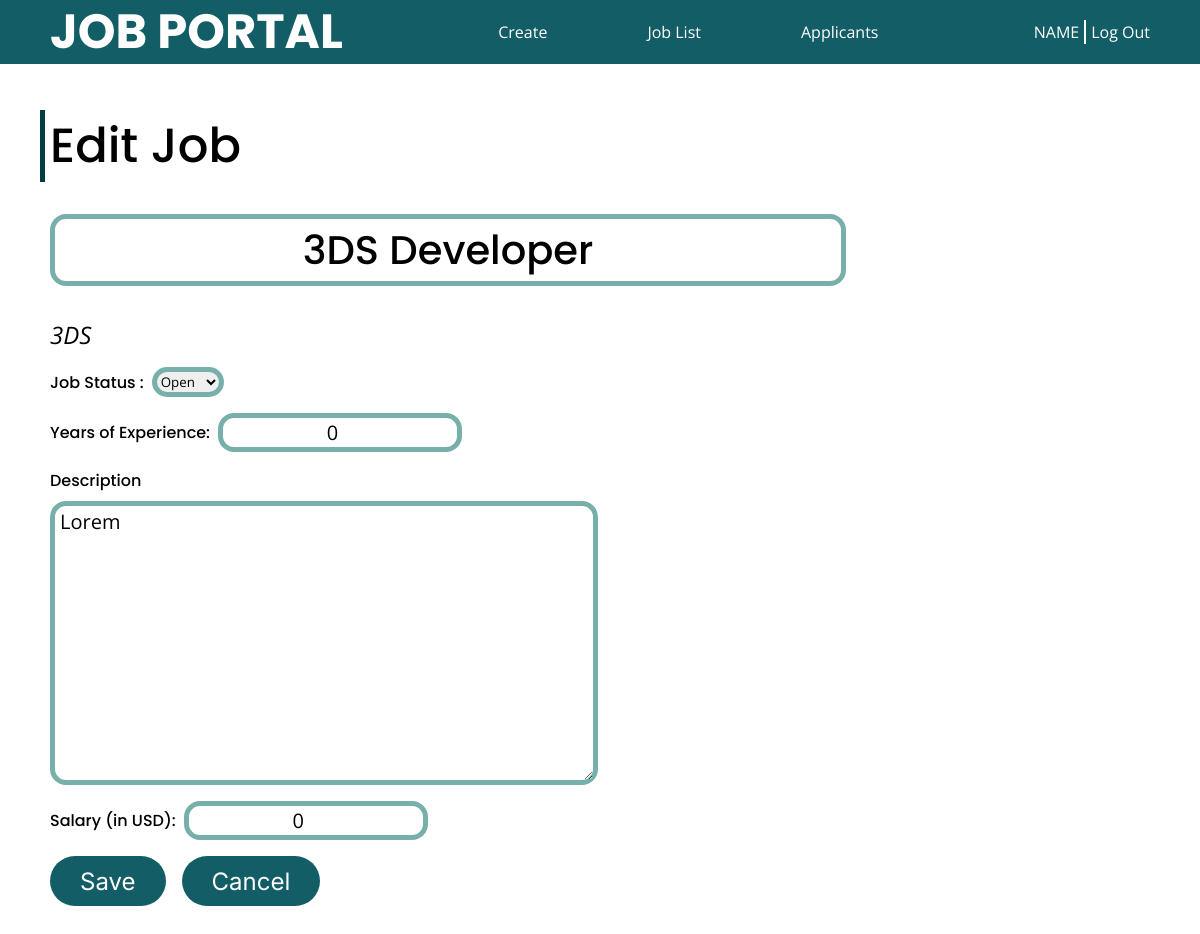
The page /jobs/details/3DS/edit/ (signed in) on the database its author committed.
### jobs/models.py (models this page shows)
class Job(models.Model):
    id = models.CharField(max_length=10, primary_key=True)
    name = models.CharField(max_length=255)
    status = models.BooleanField(default=False)
    xp = models.PositiveIntegerField(default=0)
    des = models.TextField()
    salary = models.PositiveIntegerField(default=0)
    admin = models.CharField(max_length=255)
    company = models.CharField(max_length=255)

### jobs/views.py (the view, shortened to what this page needs)
# urls.py: path('jobs/details/<str:id>/edit/', views.edit, name='edit'),
@login_required(login_url='/login/')
@csrf_exempt
def edit(request, id):
    user = request.user
    if not isadmin(user.account_type):
        template = loader.get_template('401.html')
        return HttpResponse(template.render(), status=401)
    if request.method == 'GET':
        try:
            jobobject = Job.objects.get(id=id)
        except Job.DoesNotExist:
            raise Http404("Job does not exist")
        if jobobject.company != user.company:
            template = loader.get_template('401.html')
            return HttpResponse(template.render(), status=401)
        template = loader.get_template('edit_job.html')
        prameters = {
            'job': jobobject,
        }
        return HttpResponse(template.render(prameters, request))
    else:
        return HttpResponse("UNSUPPORTED METHOD")

### jobs/views.py (called while the page is built)
def isadmin(type):
    return type

### jobs/templates/edit_job.html (shortened to what this page needs)
<!DOCTYPE html>
<html>
<head>
</head>
  {% load static %}
  <link rel="stylesheet" href="{% static 'css/root.css' %}" />
  <link rel="stylesheet" href="{% static 'css/admin/add_edit_job.css' %}">
<body>
  <nav>
    <h2>JOB PORTAL</h2>
    <ul class="quick-links">
      <li><a href="/jobs/add/">Create</a></li>
      <li><a href="/joblist/">Job List</a></li>
      <li><a href="/jobs/applicants">Applicants</a></li>
    </ul>
    <div class="user">
      <a href="/home/" id="username">NAME</a>
      <div class="split"></div>
      <a href="/logout/" id='logout'>Log Out</a>
    </div>
  </nav>
  <div class="container">
    <h2>Edit Job</h2>
    <form method="post">
      <div class="form-input">
      <input type="text" name="name" id="name" placeholder="Job Name" required minlength="2" value="{{ job.name }}" />
    </div>
      <span id="id">{{ job.id }}</span>
      <div class="form-input status">
        <label for="status">Job Status :</label>
        <select id="status" name="status" class="select_border">
          <option value="Open">Open</option>
        </select>
      </div>
      <div class="form-input">
        <label for="xp" class="years_of_experience">Years of Experience:</label>
        <input type="number" id="xp" required name="xp" min="0" placeholder="[YEAR]" value="{{ job.xp }}"/>
      </div>
      <div class="form-input column">
        <label for="description">Description</label>
        <textarea type="text" id="description" name="description" rows="10" cols="50" required minlength="2">{{ job.des }}</textarea>
      </div>
      <div class="form-input">
        <label for="salary">Salary (in USD): </label>
        <input type="number" id="salary" required name="salary" min="0" placeholder="70000" value="{{ job.salary }}"/>
      </div>
      <div class="buttons">
        <button id="update">Save</button>
        <a href="/home/" id="cancel">Cancel</a>
      </div>
    </form>
  </div>
</body>
</html>

### static/css/root.css (style rules this page uses)
:root { --main-color-dark: #003C43; --main-color-normal: #135d66; --main-color-light: #77b0aa; --main-color-vlight: #e3fef7; --main-color-alpha: #00000088; --border-radius-s: 8px; --border-radius-m: 12px; --border-radius-l: 16px; --border-radius-f: 2rem; --font-poppins: 'Poppins'; --font-inter: 'Inter'; --font-roboto: 'Roboto'; --font-open-sans: 'Open Sans'; --text-color-b: #000; --text-color-w: #fff; --text-color-g: #888; }
body { margin: 0; }
nav { position: fixed; display: flex; justify-content: space-between; top: 0; left: 0; right: 0; height: 64px; padding-inline: 50px; background-color: var(--main-color-normal); color: var(--text-color-w); z-index: 999; }
nav h2 { font-family: var(--font-poppins); font-weight: bold; margin: 0; padding: 0; height: 100%; font-size: 48px; display: flex; align-items: center; justify-content: center; }
nav .user { display: flex; gap: 5px; font-family: var(--font-open-sans); height: 100%; align-items: center; }
nav .user .split { background-color: var(--text-color-w); width: 2px; height: 24px; }
nav .quick-links { padding: 0; display: flex; gap: 100px; justify-content: center; align-items: center; }
nav .quick-links li { list-style: none; font-family: var(--font-open-sans); }
nav .quick-links li a { position: relative; }
nav .quick-links li a::after { content: ''; position: absolute; width: 0%; height: 1px; bottom: -5px; left: 0; background-color: var(--text-color-w); transition: all 250ms ease-in-out; }
a, button { color: inherit; font-family: inherit; text-decoration: none; }

### static/css/admin/add_edit_job.css (style rules this page uses)
.container { margin-top: calc(64px); padding: 30px 50px; }
.container h2 { font-size: 48px; font-family: var(--font-poppins); font-weight: 500; margin-block: 16px; position: relative; }
.container h2::before { content: ''; width: 5px; height: 100%; position: absolute; left: -10px; top: 0; background-color: var(--main-color-dark); }
input, textarea { display: block; border: 5px solid var(--main-color-light); border-radius: var(--border-radius-l); padding-inline: 5px; font-size: 20px; font-family: var(--font-open-sans); text-align: center; }
textarea { text-align: start; }
.container input[id='name'] { font-size: 40px; font-family: var(--font-poppins); font-weight: 500; margin-block: 16px; position: relative; }
.container input[id='name']::before { content: ''; width: 5px; height: 100%; position: absolute; left: -10px; top: 0; background-color: var(--main-color-dark); }
.container input[id='id'], .container span { display: block; font-family: var(--font-open-sans); font-style: italic; font-size: 24px; }
form { display: flex; flex-direction: column; gap: 16px; width: 60%; }
.form-input { display: flex; width: 100%; align-items: center; gap: 8px; }
.column { flex-direction: column; align-items: flex-start; }
label { font-family: var(--font-poppins); font-weight: 500; }
select { border: 5px solid var(--main-color-light); border-radius: var(--border-radius-l); font-family: var(--font-open-sans); }
input::placeholder { font-style: italic; }
.buttons { display: flex; gap: 16px; }
.buttons button, .buttons a { background-color: var(--main-color-normal); border: 0; border-radius: var(--border-radius-f); height: 50px; font-size: 24px; transition: all 250ms ease-in-out; font-family: var(--font-inter); color: var(--text-color-w); display: flex; justify-content: center; align-items: center; padding: 0px 30px; }

### rows shown on the page
Job: name "3DS Developer", id "3DS", xp "0", description "Lorem", salary "0"
